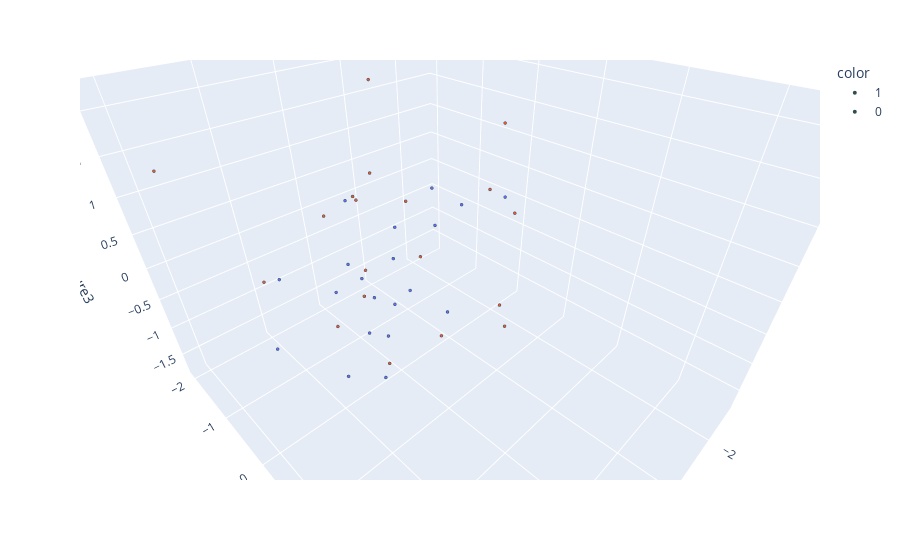

The code cell stored with this chart in its notebook:
### Code cell
import plotly.express as px
#y_train_trf = y_train.astype(str)
fig = px.scatter_3d(df, x=df['feature1'], y=df['feature2'], z=df['feature3'],
              color=df['target'].astype('str'))
fig.update_traces(marker=dict(size=1,
                              line=dict(width=2,
                                        color='DarkSlateGrey')),
                  selector=dict(mode='markers'))

fig.show()

### Figure 1 — Plotly figure (JSON) as saved in the notebook; plotly's stock layout.template omitted (floating-point values rounded to 4 significant figures)
{"data": [{"hovertemplate": "color=1<br>feature1=%{x}<br>feature2=%{y}<br>feature3=%{z}<extra></extra>", "legendgroup": "1", "marker": {"color": "#636efa", "line": {"color": "DarkSlateGrey", "width": 2}, "size": 1, "symbol": "circle"}, "mode": "markers", "name": "1", "scene": "scene", "showlegend": true, "type": "scatter3d", "x": [-0.7008, -0.01146, 1.342, -2.571, -0.09748, -0.6694, 0.204, -1.263, -0.1685, -0.4191, -1.247, -0.7474, 0.4504, 0.8585, 0.535, -1.987, -0.213, -0.3991, 0.729, 1.171], "y": [-1.526, -0.04693, -0.9627, -0.2996, -0.3822, -1.998, -0.4152, -0.01819, -1.349, 0.5537, -0.5939, -0.9667, 0.2299, -0.002939, 0.07385, -1.336, 0.04901, -0.427, -0.2741, -0.7715], "z": [-1.749, -0.6496, -1.184, -0.05404, -1.504, -0.04268, -1.27, 0.4054, -0.7067, -0.6696, 0.4613, -0.6934, -1.511, 0.0538, 0.127, -0.7643, -0.4713, 0.2358, -1.662, 0.002171]}, {"hovertemplate": "color=0<br>feature1=%{x}<br>feature2=%{y}<br>feature3=%{z}<extra></extra>", "legendgroup": "0", "marker": {"color": "#EF553B", "line": {"color": "DarkSlateGrey", "width": 2}, "size": 1, "symbol": "circle"}, "mode": "markers", "name": "0", "scene": "scene", "showlegend": true, "type": "scatter3d", "x": [-0.2245, 0.8671, 1.566, -1.012, 2.09, -1.595, -0.04273, 1.087, 0.8783, -0.125, 0.2608, -1.278, -1.048, 1.38, 0.4069, 0.5042, 0.7146, -0.2004, 0.2756, 0.6999], "y": [-1.011, 0.9358, -0.2199, 0.955, -0.7576, 0.1966, 0.8235, 3.557, 0.6099, 0.3877, 0.05408, 0.6401, 1.055, 1.394, -0.0237, 0.9326, -0.2619, -0.4509, 2.035, -0.3895], "z": [0.4913, -0.4264, 0.461, -0.662, 1.731, 0.5941, -0.6776, -0.6577, 0.3496, 0.2769, 1.386, 1.701, 0.7745, 1.991, 0.1348, 1.459, 0.9107, 2.183, 0.4423, -0.8169]}], "layout": {"autosize": true, "legend": {"title": {"text": "color"}, "tracegroupgap": 0}, "margin": {"t": 60}, "scene": {"aspectmode": "auto", "aspectratio": {"x": 0.9983, "y": 1.19, "z": 0.842}, "camera": {"center": {"x": 0, "y": 0, "z": 0}, "eye": {"x": 0.6999, "y": 0.6999, "z": 0.6999}, "projection": {"type": "perspective"}, "up": {"x": 0, "y": 0, "z": 1}}, "domain": {"x": [0, 1], "y": [0, 1]}, "xaxis": {"title": {"text": "feature1"}, "type": "linear"}, "yaxis": {"title": {"text": "feature2"}, "type": "linear"}, "zaxis": {"title": {"text": "feature3"}, "type": "linear"}}}}
